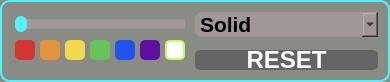
   <widget class="QGroupBox" name="EdgesSettings">
    <property name="geometry">
     <rect>
      <x>1040</x>
      <y>10</y>
      <width>390</width>
      <height>82</height>
     </rect>
    </property>
    <property name="sizePolicy">
     <sizepolicy hsizetype="Expanding" vsizetype="Expanding">
      <horstretch>0</horstretch>
      <verstretch>0</verstretch>
     </sizepolicy>
    </property>
    <property name="styleSheet">
     <string notr="true">QGroupBox {
    background-color: rgb(137, 140, 132);
    border-radius: 10px;
    border: 2px solid rgb(81, 241, 249); 
    padding: 0 10px;
}</string>
    </property>
    <property name="title">
     <string/>
    </property>
    <widget class="QComboBox" name="edges_type">
     <property name="geometry">
      <rect>
       <x>195</x>
       <y>12</y>
       <width>183</width>
       <height>25</height>
      </rect>
     </property>
     <property name="sizePolicy">
      <sizepolicy hsizetype="Maximum" vsizetype="Maximum">
       <horstretch>0</horstretch>
       <verstretch>0</verstretch>
      </sizepolicy>
     </property>
     <property name="maximumSize">
      <size>
       <width>190</width>
       <height>65</height>
      </size>
     </property>
     <property name="font">
      <font>
       <pointsize>16</pointsize>
       <bold>true</bold>
      </font>
     </property>
     <property name="focusPolicy">
      <enum>Qt::ClickFocus</enum>
     </property>
     <property name="layoutDirection">
      <enum>Qt::LeftToRight</enum>
     </property>
     <property name="styleSheet">
      <string notr="true">QComboBox {
    background-color: rgb(161, 151, 151);
    border-radius: 7px; 
    text-align: center;
}

QComboBox::view {
    background-color: qlineargradient(spread:pad, x1:0.5, y1:0, x2:0.5, y2:1, stop:0 rgba(211, 211, 211, 255), stop:1 rgba(255, 255, 255, 255));
    border-radius: 6px; 
}</string>
     </property>
     <property name="insertPolicy">
      <enum>QComboBox::InsertAtTop</enum>
     </property>
     <property name="sizeAdjustPolicy">
      <enum>QComboBox::AdjustToMinimumContentsLengthWithIcon</enum>
     </property>
     <item>
      <property name="text">
       <string>Solid</string>
      </property>
     </item>
     <item>
      <property name="text">
       <string>Dashed</string>
      </property>
     </item>
    </widget>
    <widget class="QSlider" name="edges_thickness">
     <property name="geometry">
      <rect>
       <x>10</x>
       <y>12</y>
       <width>180</width>
       <height>25</height>
      </rect>
     </property>
<property name="styleSheet">
    <string notr="true">
        /* Base QSlider style */
        QSlider {
            background-color: transparent; /* Transparent background for the slider */
        }

        /* Groove style for horizontal orientation */
        QSlider::groove:horizontal {
            background-color: rgb(161, 151, 151); /* Dark background color */
            height: 10px; /* Height of the groove */
            border-radius: 3px; /* Rounded corners */
            margin: 0 5px; /* Margin for spacing on both sides */
        }

        /* Handle style for horizontal orientation */
        QSlider::handle:horizontal {
            background-color: rgb(81, 241, 249); /* Light blue handle color */
            width: 12px; /* Width of the handle */
            height: 12px; /* Height of the handle */
            margin: -3px 0; /* Adjust position */
            border-radius: 6px; /* Rounded shape */
        }

        /* Handle style for when pressed */
        QSlider::handle:horizontal:pressed {
            background-color: rgb(41, 201, 209); /* Adjusted color when pressed */
        }

        /* Handle style for when hovered */
        QSlider::handle:horizontal:hover {
            background-color: rgb(121, 261, 269); /* Lighter blue color when hovered */
        }
    </string>
</property>

     <property name="minimum">
      <number>1</number>
     </property>
     <property name="maximum">
      <number>10</number>
     </property>
     <property name="value">
      <number>1</number>
     </property>
     <property name="sliderPosition">
      <number>1</number>
     </property>
     <property name="tracking">
      <bool>true</bool>
     </property>
     <property name="orientation">
      <enum>Qt::Horizontal</enum>
     </property>
     <property name="invertedAppearance">
      <bool>false</bool>
     </property>
     <property name="invertedControls">
      <bool>false</bool>
     </property>
    </widget>
    <widget class="QPushButton" name="edges_red">
     <property name="geometry">
      <rect>
       <x>15</x>
       <y>40</y>
       <width>20</width>
       <height>20</height>
      </rect>
     </property>
     <property name="font">
      <font>
       <family>.AppleSystemUIFont</family>
       <pointsize>20</pointsize>
       <bold>true</bold>
      </font>
     </property>
     <property name="styleSheet">
      <string notr="true">background-color: rgb(211, 54, 48);border-radius: 5px;</string>
     </property>
     <property name="text">
      <string/>
     </property>
    </widget>
    <widget class="QPushButton" name="edges_orange">
     <property name="geometry">
      <rect>
       <x>40</x>
       <y>40</y>
       <width>20</width>
       <height>20</height>
      </rect>
     </property>
     <property name="font">
      <font>
       <family>.AppleSystemUIFont</family>
       <pointsize>20</pointsize>
       <bold>true</bold>
      </font>
     </property>
     <property name="styleSheet">
      <string notr="true">background-color:rgb(226, 148, 61);border-radius: 5px;</string>
     </property>
     <property name="text">
      <string/>
     </property>
    </widget>
    <widget class="QPushButton" name="edges_yellow">
     <property name="geometry">
      <rect>
       <x>65</x>
       <y>40</y>
       <width>20</width>
       <height>20</height>
      </rect>
     </property>
     <property name="font">
      <font>
       <family>.AppleSystemUIFont</family>
       <pointsize>20</pointsize>
       <bold>true</bold>
      </font>
     </property>
     <property name="styleSheet">
      <string notr="true">background-color: rgb(242, 216, 77);border-radius: 5px;
</string>
     </property>
     <property name="text">
      <string/>
     </property>
    </widget>
    <widget class="QPushButton" name="edges_green">
     <property name="geometry">
      <rect>
       <x>90</x>
       <y>40</y>
       <width>20</width>
       <height>20</height>
      </rect>
     </property>
     <property name="font">
      <font>
       <family>.AppleSystemUIFont</family>
       <pointsize>20</pointsize>
       <bold>true</bold>
      </font>
     </property>
     <property name="styleSheet">
      <string notr="true">background-color: rgb(102, 195, 89);border-radius: 5px;</string>
     </property>
     <property name="text">
      <string/>
     </property>
    </widget>
    <widget class="QPushButton" name="edges_white">
     <property name="geometry">
      <rect>
       <x>165</x>
       <y>40</y>
       <width>20</width>
       <height>20</height>
      </rect>
     </property>
     <property name="font">
      <font>
       <family>.AppleSystemUIFont</family>
       <pointsize>20</pointsize>
       <bold>true</bold>
      </font>
     </property>
     <property name="styleSheet">
      <string notr="true">background-color: rgb(255, 255, 255);border-radius: 5px;border:2px solid rgb(200, 249, 100);</string>
     </property>
     <property name="text">
      <string/>
     </property>
    </widget>
    <widget class="QPushButton" name="edges_reset">
     <property name="geometry">
      <rect>
       <x>195</x>
       <y>50</y>
       <width>183</width>
       <height>20</height>
      </rect>
     </property>
     <property name="font">
      <font>
       <family>.AppleSystemUIFont</family>
       <pointsize>18</pointsize>
       <bold>true</bold>
      </font>
     </property>
     <property name="styleSheet">
      <string notr="true">QPushButton {
    background-color: rgb(100, 100, 100);
border-radius: 5px;
color: white;
}

QPushButton:pressed {
    background-color: rgb(50, 50, 50);
border-radius: 5px;
color: white;
}</string>
     </property>
     <property name="text">
      <string>RESET</string>
     </property>
    </widget>
    <widget class="QPushButton" name="edges_blue">
     <property name="geometry">
      <rect>
       <x>115</x>
       <y>40</y>
       <width>20</width>
       <height>20</height>
      </rect>
     </property>
     <property name="font">
      <font>
       <family>.AppleSystemUIFont</family>
       <pointsize>20</pointsize>
       <bold>true</bold>
      </font>
     </property>
     <property name="styleSheet">
      <string notr="true">background-color:rgb(34, 83, 237);border-radius: 5px;</string>
     </property>
     <property name="text">
      <string/>
     </property>
    </widget>
    <widget class="QPushButton" name="edges_purple">
     <property name="geometry">
      <rect>
       <x>140</x>
       <y>40</y>
       <width>20</width>
       <height>20</height>
      </rect>
     </property>
     <property name="font">
      <font>
       <family>.AppleSystemUIFont</family>
       <pointsize>20</pointsize>
       <bold>true</bold>
      </font>
     </property>
     <property name="styleSheet">
      <string notr="true">background-color: rgb(95, 15, 162);border-radius: 5px;</string>
     </property>
     <property name="text">
      <string/>
     </property>
    </widget>
   </widget>
